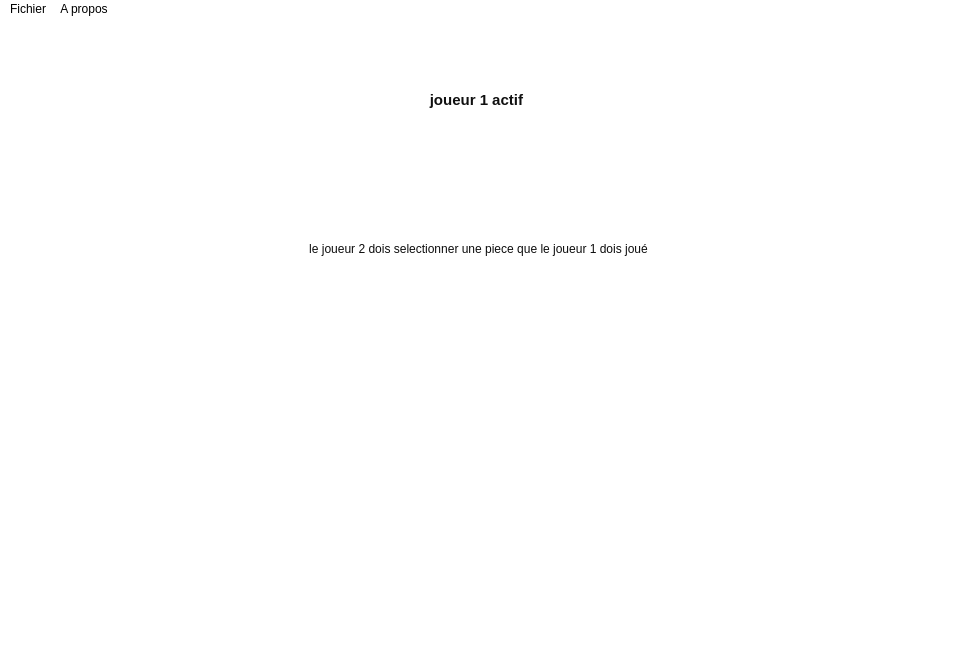
<?xml version="1.0" encoding="UTF-8"?>
<ui version="4.0">
 <class>MainWindow</class>
 <widget class="QMainWindow" name="MainWindow">
  <property name="geometry">
   <rect>
    <x>0</x>
    <y>0</y>
    <width>957</width>
    <height>670</height>
   </rect>
  </property>
  <property name="cursor">
   <cursorShape>ArrowCursor</cursorShape>
  </property>
  <property name="windowTitle">
   <string>MainWindow</string>
  </property>
  <property name="windowIcon">
   <iconset>
    <normaloff>Quarto.jpg</normaloff>Quarto.jpg</iconset>
  </property>
  <property name="windowOpacity">
   <double>5.000000000000000</double>
  </property>
  <property name="autoFillBackground">
   <bool>false</bool>
  </property>
  <property name="styleSheet">
   <string notr="true">background-color: rgb(255, 255, 255);</string>
  </property>
  <widget class="QWidget" name="centralwidget">
   <property name="cursor">
    <cursorShape>CrossCursor</cursorShape>
   </property>
   <layout class="QVBoxLayout" name="verticalLayout_2">
    <item>
     <layout class="QVBoxLayout" name="verticalLayout">
      <item>
       <layout class="QVBoxLayout" name="instructions_2">
        <item>
         <widget class="QLabel" name="joueur">
          <property name="font">
           <font>
            <pointsize>11</pointsize>
           </font>
          </property>
          <property name="frameShadow">
           <enum>QFrame::Sunken</enum>
          </property>
          <property name="text">
           <string>&lt;!DOCTYPE HTML PUBLIC &quot;-//W3C//DTD HTML 4.0//EN&quot; &quot;http://www.w3.org/TR/REC-html40/strict.dtd&quot;&gt;
&lt;html&gt;&lt;head&gt;&lt;meta name=&quot;qrichtext&quot; content=&quot;1&quot; /&gt;&lt;style type=&quot;text/css&quot;&gt;
p, li { white-space: pre-wrap; }
&lt;/style&gt;&lt;/head&gt;&lt;body style=&quot; font-family:'Noto Sans'; font-size:11pt; font-weight:400; font-style:normal;&quot;&gt;
&lt;p align=&quot;center&quot; style=&quot; margin-top:12px; margin-bottom:12px; margin-left:0px; margin-right:0px; -qt-block-indent:0; text-indent:0px;&quot;&gt;&lt;span style=&quot; font-weight:600; color:#101010;&quot;&gt;joueur 1 actif &lt;/span&gt;&lt;/p&gt;&lt;/body&gt;&lt;/html&gt;</string>
          </property>
          <property name="scaledContents">
           <bool>true</bool>
          </property>
         </widget>
        </item>
        <item>
         <widget class="QLabel" name="tour">
          <property name="text">
           <string>&lt;html&gt;&lt;head/&gt;&lt;body&gt;&lt;p align=&quot;center&quot;&gt;&lt;span style=&quot; color:#0c0c0c;&quot;&gt;le joueur 2 dois selectionner une piece que le joueur 1 dois joué&lt;/span&gt;&lt;/p&gt;&lt;/body&gt;&lt;/html&gt;</string>
          </property>
          <property name="scaledContents">
           <bool>true</bool>
          </property>
         </widget>
        </item>
       </layout>
      </item>
      <item>
       <layout class="QGridLayout" name="gridLayout" rowstretch="0" columnstretch="0">
        <item row="0" column="0">
         <spacer name="horizontalSpacer">
          <property name="orientation">
           <enum>Qt::Horizontal</enum>
          </property>
          <property name="sizeHint" stdset="0">
           <size>
            <width>40</width>
            <height>20</height>
           </size>
          </property>
         </spacer>
        </item>
       </layout>
      </item>
      <item>
       <widget class="QLabel" name="affichage">
        <property name="styleSheet">
         <string notr="true">color: rgb(112, 112, 112);</string>
        </property>
        <property name="text">
         <string/>
        </property>
       </widget>
      </item>
     </layout>
    </item>
   </layout>
  </widget>
  <widget class="QStatusBar" name="statusbar"/>
  <widget class="QMenuBar" name="menubar">
   <property name="geometry">
    <rect>
     <x>0</x>
     <y>0</y>
     <width>957</width>
     <height>23</height>
    </rect>
   </property>
   <widget class="QMenu" name="menuFichier">
    <property name="title">
     <string>Fichier</string>
    </property>
    <addaction name="actionNouvelle_partie"/>
    <addaction name="actionVoir_l_historique_"/>
    <addaction name="separator"/>
    <addaction name="actionQuitter_2"/>
   </widget>
   <widget class="QMenu" name="menuApropos">
    <property name="title">
     <string>A propos</string>
    </property>
    <addaction name="actionA_propos_de_Qt"/>
    <addaction name="actionA_propos_de_Quarto"/>
   </widget>
   <addaction name="menuFichier"/>
   <addaction name="menuApropos"/>
  </widget>
  <action name="actionNouvelle_partie">
   <property name="text">
    <string>Nouvelle partie</string>
   </property>
   <property name="shortcut">
    <string>Ctrl+N</string>
   </property>
  </action>
  <action name="actionVoir_l_historique_">
   <property name="text">
    <string>Voir l'historique</string>
   </property>
   <property name="shortcut">
    <string>Ctrl+H</string>
   </property>
  </action>
  <action name="actionQuitter_2">
   <property name="text">
    <string>Quitter</string>
   </property>
   <property name="shortcut">
    <string>Ctrl+Q</string>
   </property>
  </action>
  <action name="actionA_propos_de_Qt">
   <property name="icon">
    <iconset>
     <normaloff>images/Sans titre.png</normaloff>images/Sans titre.png</iconset>
   </property>
   <property name="text">
    <string>A propos de Qt</string>
   </property>
  </action>
  <action name="actionA_propos_de_Quarto">
   <property name="icon">
    <iconset>
     <normaloff>images/Sans titre.png</normaloff>images/Sans titre.png</iconset>
   </property>
   <property name="text">
    <string>A propos de Quarto</string>
   </property>
  </action>
 </widget>
 <resources/>
 <connections/>
</ui>
